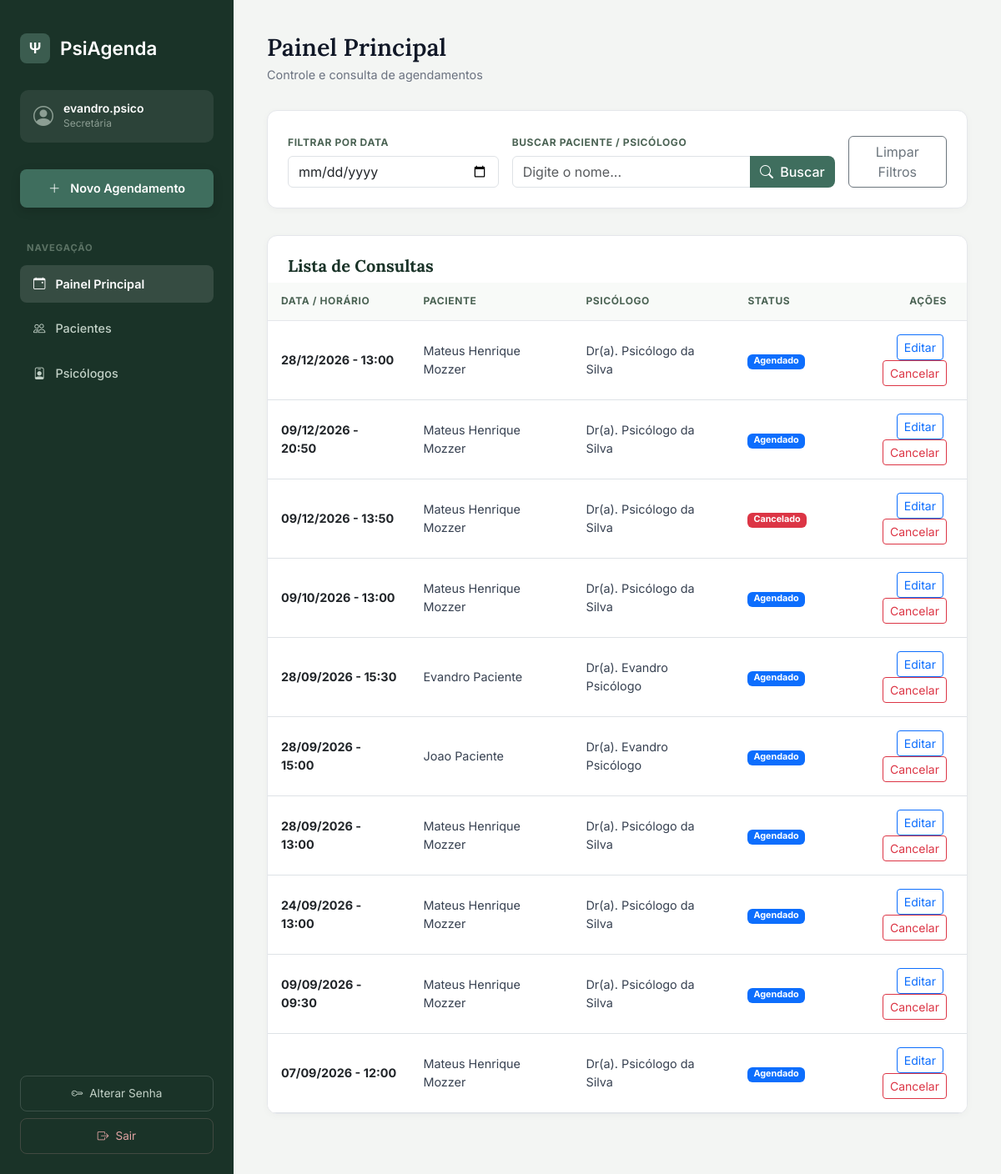
The page /secretaria/ (signed in) on the database as committed earlier.
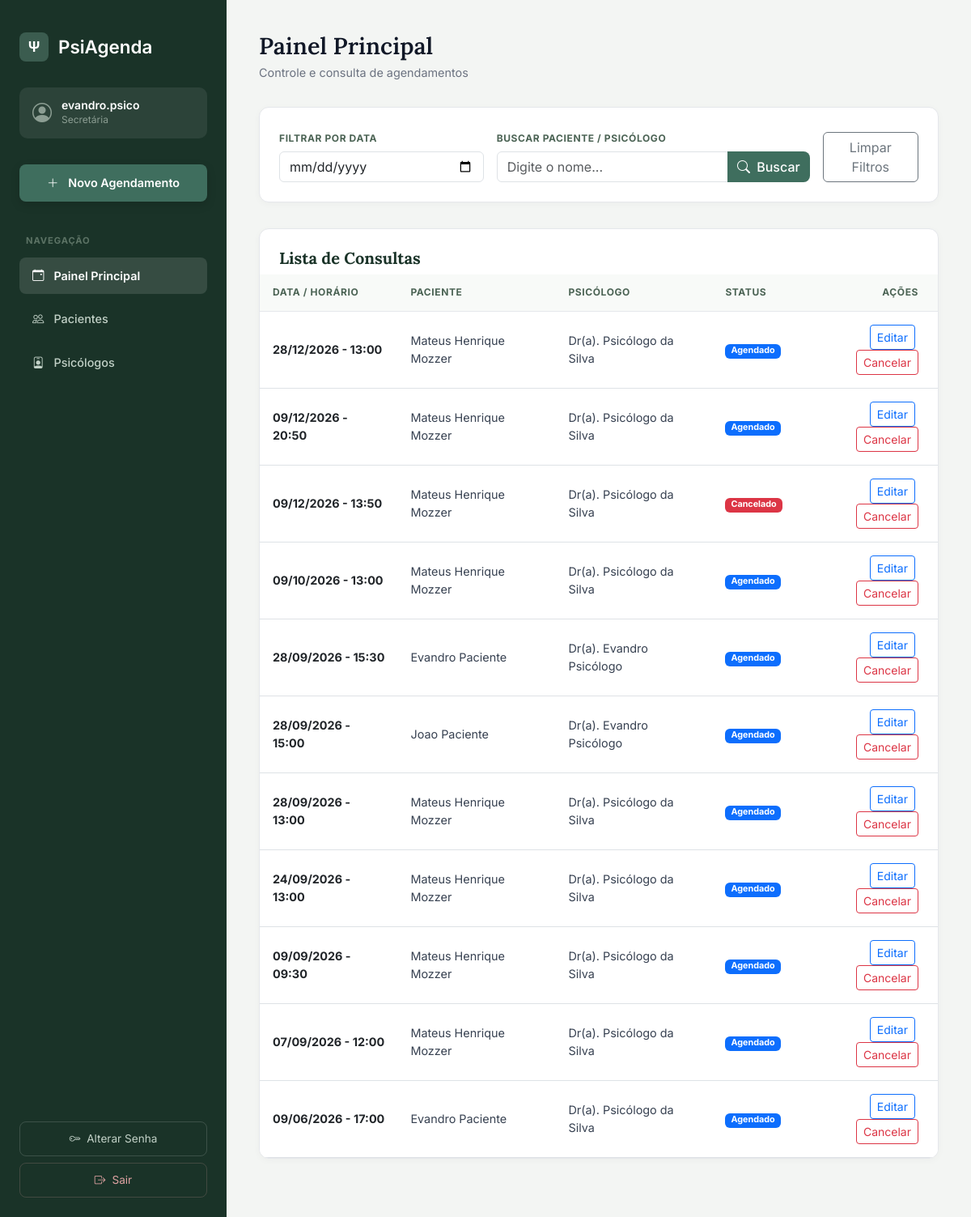
The same page on the database as committed later.
### agendamentos/models.py (models this page shows, shortened)
class Agendamento(models.Model):
  STATUS_CHOICES = [
      ('AGENDADO', 'Agendado'),
      ('CONCLUIDO', 'Concluído'),
      ('CANCELADO', 'Cancelado'),
      ('Solicitado Cancelamento', 'Solicitado Cancelamento'),
  ]
  psicologo = models.ForeignKey(
      Psicologo, on_delete=models.PROTECT, related_name='agendamentos'
  )
  paciente = models.ForeignKey(
      Paciente, on_delete=models.PROTECT, related_name='agendamentos'
  )
  data_hora = models.DateTimeField()
  status = models.CharField(
      max_length=30, choices=STATUS_CHOICES, default='AGENDADO'
  )
  observacao = EncryptedTextField(blank=True, null=True)
  motivo_cancelamento = EncryptedTextField(blank=True, null=True)
  notificacao_confirmada = models.BooleanField(default=False)
  criado_em = models.DateTimeField(auto_now_add=True)
  atualizado_em = models.DateTimeField(auto_now=True)
  class Meta:
    verbose_name = 'Agendamento'
    verbose_name_plural = 'Agendamentos'
    ordering = ['-data_hora']

class Paciente(models.Model):
  nome_completo = models.CharField(max_length=150)
  cpf = models.CharField(max_length=14, unique=True)
  data_nascimento = models.DateField()
  telefone = models.CharField(max_length=20)
  email = models.EmailField(blank=True, null=True)
  endereco = models.CharField(max_length=255, blank=True, null=True)
  ativo = models.BooleanField(default=True)
  primeiro_acesso = models.BooleanField(default=True)
  class Meta:
    verbose_name = 'Paciente'
    verbose_name_plural = 'Pacientes'
    ordering = ['nome_completo']

class Psicologo(models.Model):
  usuario = models.OneToOneField(
      User, on_delete=models.CASCADE, related_name='perfil_psicologo'
  )
  nome_completo = models.CharField(max_length=150)
  cpf = models.CharField(max_length=14, unique=True)
  crp = models.CharField(max_length=20, unique=True)
  data_nascimento = models.DateField()
  telefone = models.CharField(max_length=20)
  email = models.EmailField(unique=True)
  endereco = models.CharField(max_length=255)
  ativo = models.BooleanField(default=True)
  class Meta:
    verbose_name = 'Psicólogo'
    verbose_name_plural = 'Psicólogos'
    ordering = ['nome_completo']

### agendamentos/views.py (the view)
# urls.py: path('secretaria/', views.painel_secretaria, name='painel_secretaria'),
@login_required
def painel_secretaria(request):
  data_selecionada = request.GET.get('data')
  busca = request.GET.get('busca', '').strip()
  agendamentos = Agendamento.objects.all().order_by('-data_hora')
  if data_selecionada:
    agendamentos = agendamentos.filter(data_hora__date=data_selecionada)
  if busca:
    agendamentos = agendamentos.filter(
        paciente__nome_completo__icontains=busca
    ) | agendamentos.filter(psicologo__nome_completo__icontains=busca)
  solicitacoes_cancelamento = Agendamento.objects.filter(
      status='Solicitado Cancelamento'
  ).order_by('data_hora')
  agora = timezone.now()
  limite_proximas = agora + timedelta(days=1)
  consultas_proximas = Agendamento.objects.filter(
      data_hora__range=(agora, limite_proximas), status='AGENDADO'
  ).order_by('data_hora')
  context = {
      'agendamentos': agendamentos,
      'solicitacoes_cancelamento': solicitacoes_cancelamento,
      'consultas_proximas': consultas_proximas,
      'data_selecionada': data_selecionada,
      'busca': busca,
  }
  return render(request, 'agendamentos/painel_secretaria.html', context)

### agendamentos/templates/agendamentos/painel_secretaria.html (shortened to what the changed rows need)
<!DOCTYPE html>
<html lang="pt-br">
<head>
    <link href="https://cdn.jsdelivr.net/npm/bootstrap@5.3.0/dist/css/bootstrap.min.css" rel="stylesheet">
    <link rel="stylesheet" href="https://cdn.jsdelivr.net/npm/bootstrap-icons@1.10.5/font/bootstrap-icons.css">
</head>
<body>
<main class="main-content">
    <div>
        <h1 class="header-title">Painel Principal</h1>
    </div>
    <div class="card-custom p-0 overflow-hidden">
        <div class="table-responsive">
            <table class="table table-hover align-middle mb-0">
                <thead>
                    <tr>
                        <th>Data / Horário</th>
                        <th>Paciente</th>
                        <th>Psicólogo</th>
                        <th>Status</th>
                        <th class="text-end pe-4">Ações</th>
                    </tr>
                </thead>
                <tbody>
                    {% for agendamento in agendamentos %}
                    <tr>
                        <td class="fw-bold text-dark">{{ agendamento.data_hora|date:"d/m/Y - H:i" }}</td>
                        <td>{{ agendamento.paciente.nome_completo }}</td>
                        <td>Dr(a). {{ agendamento.psicologo.nome_completo }}</td>
                        <td>
                            {% if agendamento.status == 'AGENDADO' %}
                                <span class="badge bg-primary">Agendado</span>
                            {% elif agendamento.status == 'Solicitado Cancelamento' %}
                                <span class="badge bg-warning text-dark">Solicitado Cancelamento</span>
                            {% elif agendamento.status == 'CONCLUIDO' %}
                                <span class="badge bg-success">Concluído</span>
                            {% else %}
                                <span class="badge bg-danger">{{ agendamento.get_status_display }}</span>
                            {% endif %}
                        </td>
                        <td class="text-end pe-4">
                            <a href="{% url 'editar_agendamento' agendamento.id %}" class="btn btn-sm btn-outline-primary me-1">
                                Editar
                            </a>
                            <a href="{% url 'cancelar_agendamento' agendamento.id %}" class="btn btn-sm btn-outline-danger">
                                Cancelar
                            </a>
                        </td>
                    </tr>
                    {% endfor %}
                </tbody>
            </table>
        </div>
    </div>
</main>
</body>
</html>

Rows that differ between the two databases and show on the page:
added Agendamento: data_hora "09/06/2026 - 17:00", paciente.nome_completo "Evandro Paciente", psicologo.nome_completo "Psicólogo da Silva", status "Agendado"
